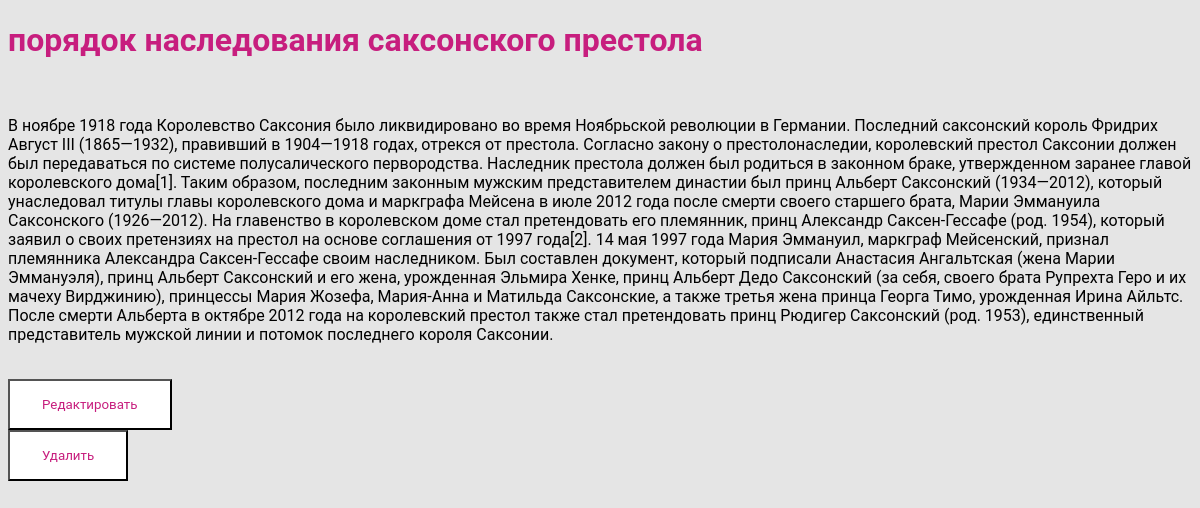
/articles/1, run on the app's committed database.
### main.py (models this page shows)
class Article(db.Model):
    id = db.Column(db.Integer, primary_key=True)
    title = db.Column(db.String)
    content = db.Column(db.String)

### main.py (the view)
@app.route('/articles/<int:id>')
def article_one(id):
    article = Article.query.get_or_404(id)
    return render_template('article_one.html', article=article)

### templates/article_one.html (shortened to what this page needs)
<!DOCTYPE html>
<html lang="en">
<head>
    <link rel="stylesheet" href='{{ url_for("static", filename="style.css")}}'>
</head>
<body>
    <h1 style="color: #C71E7E">{{article.title}}</h1><br>
    <p>{{article.content}}</p><br>
    <button class='btn'><a href="/articles/{{article.id}}/update" style="text-decoration: none; color: #C71E7E;">Редактировать</a></button>
    <button class='btn'><a href="/articles/{{article.id}}/delete_question" style="text-decoration: none; color: #C71E7E;">Удалить</a></button>
</body>
</html>

### static/style.css (style rules this page uses)
* { font-family: "Roboto", sans-serif; }
body { background-color: #e5e5e5; }
.btn { min-width: 110px; background-color: #fff; padding: 1rem 2rem; text-decoration: none; color: #C71E7E; display: flex; margin-right: 10px; }

### data on the page
Article: title "порядок наследования саксонского престола", content "В ноябре 1918 года Королевство Саксония было ликвидировано во время Ноябрьской революции в Германии. Последний саксонский король Фридрих Август III (1865—1932), правивший в 1904—1918 годах, отрекся от престола. Согласно закону о престолонаследии, королевский престол Саксонии должен был передаваться по системе полусалического первородства. Наследник престола должен был родиться в законном браке, утвержденном заранее главой королевского дома[1]. Таким образом, последним законным мужским представителем династии был принц Альберт Саксонский (1934—2012), который унаследовал титулы главы королевского дома и маркграфа Мейсена в июле 2012 года после смерти своего старшего брата, Марии Эммануила…"
